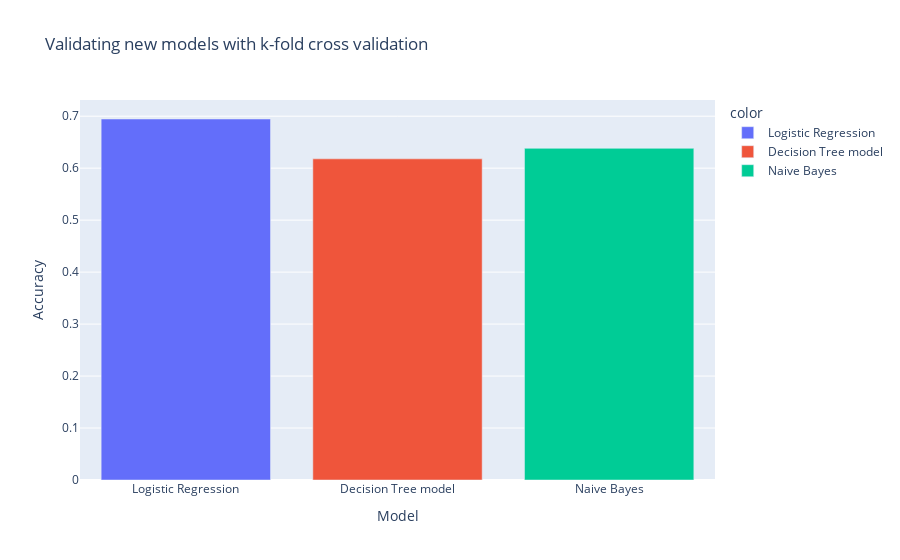

Notebook cell for this chart:
### Code cell
fig = px.bar(x=['Logistic Regression', 'Decision Tree model', 'Naive Bayes'], 
             y=[accuracy_logr_1, accuracy_dtree_1, accuracy_nb_1], 
            color=['Logistic Regression', 'Decision Tree model', 'Naive Bayes'],
             labels={'x': 'Model', 'y': 'Accuracy'},
            title='Validating new models with k-fold cross validation')
fig.show()

### Figure 1 — Plotly figure (JSON) as saved in the notebook; plotly's stock layout.template omitted (floating-point values rounded to 4 significant figures)
{"data": [{"alignmentgroup": "True", "hovertemplate": "color=Logistic Regression<br>Model=%{x}<br>Accuracy=%{y}<extra></extra>", "legendgroup": "Logistic Regression", "marker": {"color": "#636efa", "pattern": {"shape": ""}}, "name": "Logistic Regression", "offsetgroup": "Logistic Regression", "orientation": "v", "showlegend": true, "textposition": "auto", "type": "bar", "x": ["Logistic Regression"], "xaxis": "x", "y": [0.6946], "yaxis": "y"}, {"alignmentgroup": "True", "hovertemplate": "color=Decision Tree model<br>Model=%{x}<br>Accuracy=%{y}<extra></extra>", "legendgroup": "Decision Tree model", "marker": {"color": "#EF553B", "pattern": {"shape": ""}}, "name": "Decision Tree model", "offsetgroup": "Decision Tree model", "orientation": "v", "showlegend": true, "textposition": "auto", "type": "bar", "x": ["Decision Tree model"], "xaxis": "x", "y": [0.6179], "yaxis": "y"}, {"alignmentgroup": "True", "hovertemplate": "color=Naive Bayes<br>Model=%{x}<br>Accuracy=%{y}<extra></extra>", "legendgroup": "Naive Bayes", "marker": {"color": "#00cc96", "pattern": {"shape": ""}}, "name": "Naive Bayes", "offsetgroup": "Naive Bayes", "orientation": "v", "showlegend": true, "textposition": "auto", "type": "bar", "x": ["Naive Bayes"], "xaxis": "x", "y": [0.6381], "yaxis": "y"}], "layout": {"autosize": true, "barmode": "relative", "legend": {"title": {"text": "color"}, "tracegroupgap": 0}, "title": {"text": "Validating new models with k-fold cross validation"}, "xaxis": {"anchor": "y", "autorange": true, "domain": [0, 1], "range": [-0.5, 2.5], "title": {"text": "Model"}, "type": "category"}, "yaxis": {"anchor": "x", "autorange": true, "domain": [0, 1], "range": [0, 0.7312], "title": {"text": "Accuracy"}, "type": "linear"}}}
